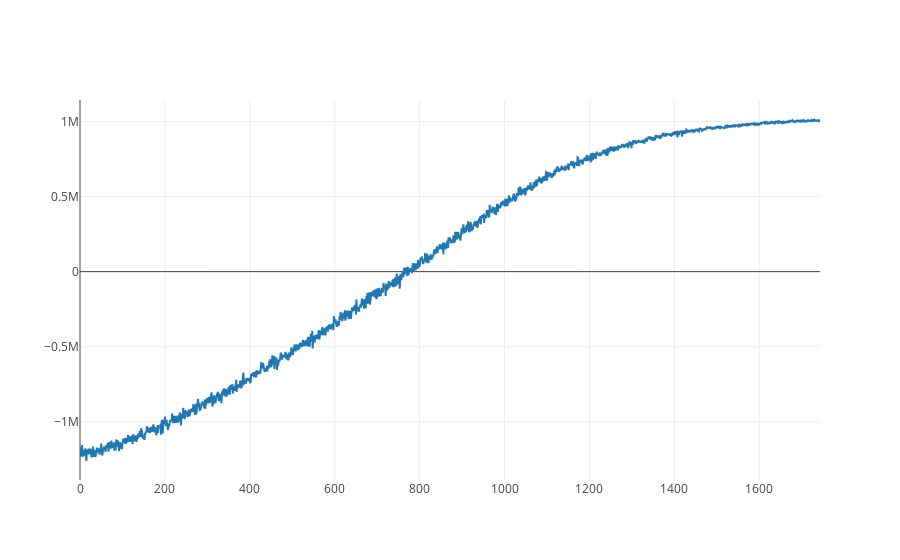

Notebook code cell kept with this figure:
### Markdown cell above
For SVI, we can look at the values of the variational objective, likelihood, and KL terms as a function of iteration.

### Code cell
iplot([go.Scatter(x = np.array(range(len(inf_svi.elbos))), y = inf_svi.elbos)])

### Figure 1 — Plotly figure (JSON) as saved in the notebook; plotly's stock layout.template omitted (floating-point values rounded to 4 significant figures; data arrays with more than 128 entries replaced by an {"elided": "..."} marker saying what was removed)
{"data": [{"type": "scatter", "x": {"elided": "1744 int values"}, "y": {"elided": "1744 float values"}}], "layout": {}}
